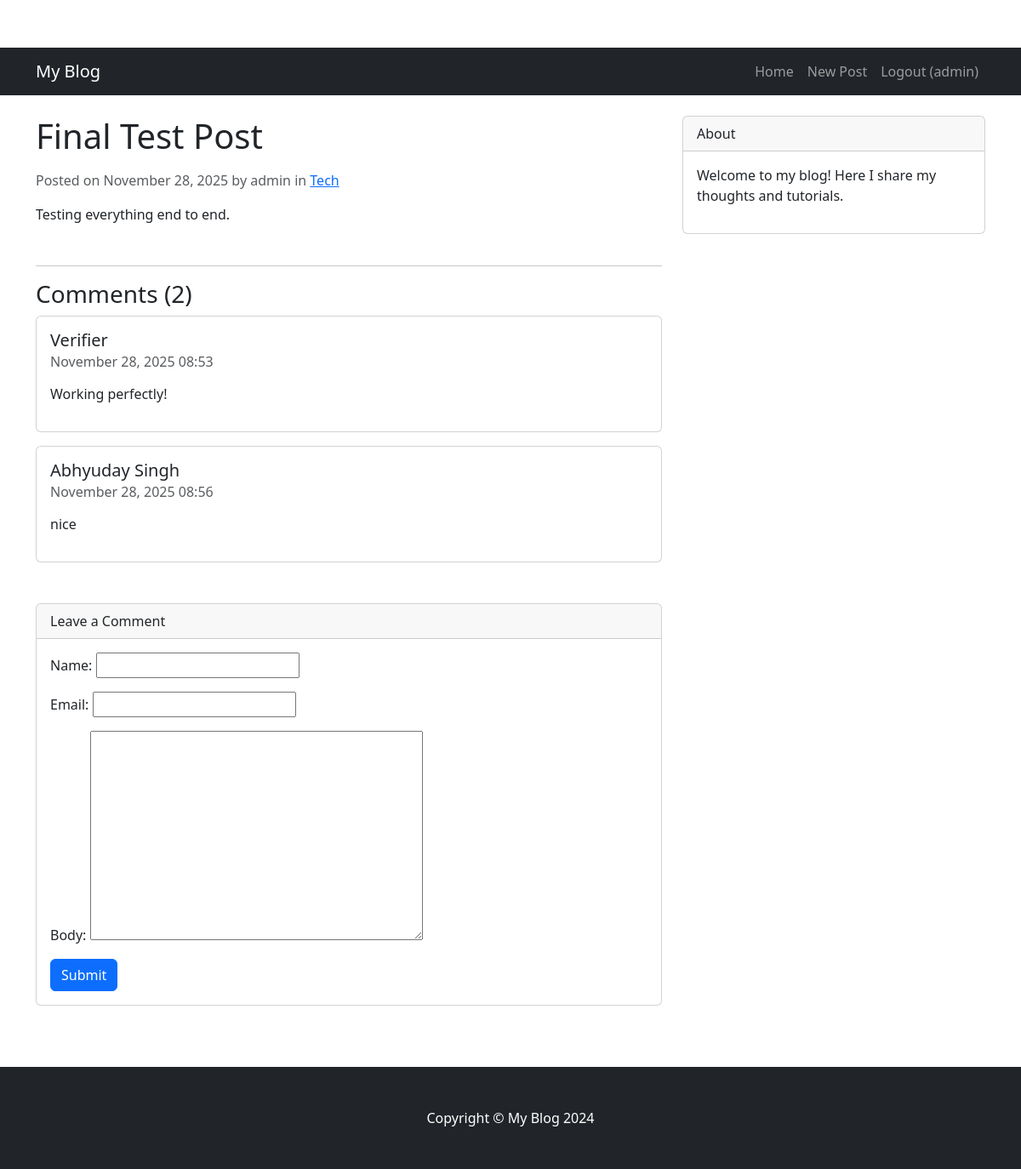
The page /final-test-post/ (signed in) on the database its author committed.
### blog/models.py (models this page shows, shortened)
class Post(models.Model):
    title = models.CharField(max_length=200)
    slug = models.SlugField(unique=True, blank=True)
    content = models.TextField()
    author = models.ForeignKey(User, on_delete=models.CASCADE)
    category = models.ForeignKey(Category, on_delete=models.SET_NULL, null=True, blank=True)
    image = models.ImageField(upload_to='posts/', blank=True, null=True)
    created_at = models.DateTimeField(auto_now_add=True)
    updated_at = models.DateTimeField(auto_now=True)

class Category(models.Model):
    name = models.CharField(max_length=100)
    slug = models.SlugField(unique=True, blank=True)
    class Meta:
        verbose_name_plural = "Categories"

class Comment(models.Model):
    post = models.ForeignKey(Post, on_delete=models.CASCADE, related_name='comments')
    name = models.CharField(max_length=80)
    email = models.EmailField()
    body = models.TextField()
    created_at = models.DateTimeField(auto_now_add=True)
    active = models.BooleanField(default=True)
    class Meta:
        ordering = ['created_at']

### blog/views.py (the view)
# urls.py: path('<slug:slug>/', views.post_detail, name='post_detail'),
def post_detail(request, slug):
    template_name = 'blog/post_detail.html'
    post = get_object_or_404(Post, slug=slug)
    comments = post.comments.filter(active=True)
    new_comment = None
    if request.method == 'POST':
        comment_form = CommentForm(data=request.POST)
        if comment_form.is_valid():
            new_comment = comment_form.save(commit=False)
            new_comment.post = post
            new_comment.save()
            return redirect('post_detail', slug=post.slug)
    else:
        comment_form = CommentForm()
    return render(request, template_name, {
        'post': post,
        'comments': comments,
        'new_comment': new_comment,
        'comment_form': comment_form
    })

### blog/forms.py
class CommentForm(forms.ModelForm):
    class Meta:
        model = Comment
        fields = ('name', 'email', 'body')

### templates/blog/post_detail.html (shortened to what this page needs)
{% extends 'base.html' %}
{% load crispy_forms_tags %}
{% block content %}
<article>
    <h1 class="mb-3">{{ post.title }}</h1>
    <div class="text-muted mb-3">
        Posted on {{ post.created_at|date:"F d, Y" }} by {{ post.author }}
        {% if post.category %}
        in <a href="{% url 'category_list' post.category.slug %}">{{ post.category.name }}</a>
        {% endif %}
    </div>
    <div class="mb-5">
        {{ post.content|linebreaks }}
    </div>
</article>
<hr>
<div class="mb-5">
    <h3>Comments ({{ comments.count }})</h3>
    {% for comment in comments %}
    <div class="card mb-3">
        <div class="card-body">
            <h5 class="card-title">{{ comment.name }}</h5>
            <h6 class="card-subtitle mb-2 text-muted">{{ comment.created_at|date:"F d, Y H:i" }}</h6>
            <p class="card-text">{{ comment.body|linebreaks }}</p>
        </div>
    </div>
    {% empty %}
    <p>No comments yet.</p>
    {% endfor %}
</div>
<div class="card mb-4">
    <div class="card-header">Leave a Comment</div>
    <div class="card-body">
        {% if new_comment %}
        <div class="alert alert-success" role="alert">
            Your comment is awaiting moderation.
        </div>
        {% else %}
        <form method="post">
            {{ comment_form.as_p }}
            <button type="submit" class="btn btn-primary">Submit</button>
        </form>
        {% endif %}
    </div>
</div>
{% endblock %}

### templates/base.html (shortened to what this page needs)
{% load static %}
<!DOCTYPE html>
<html lang="en">
<head>
    <link rel="stylesheet" href="https://cdn.jsdelivr.net/npm/bootstrap@5.3.0/dist/css/bootstrap.min.css">
    <link rel="stylesheet" href="{% static 'css/style.css' %}">
</head>
<body>
    <nav class="navbar navbar-expand-lg navbar-dark bg-dark mb-4">
        <div class="container">
            <a class="navbar-brand" href="{% url 'home' %}">My Blog</a>
            <div class="collapse navbar-collapse" id="navbarNav">
                <ul class="navbar-nav ms-auto">
                    <li class="nav-item">
                        <a class="nav-link" href="{% url 'home' %}">Home</a>
                    </li>
                    {% if user.is_authenticated %}
                    <li class="nav-item">
                        <a class="nav-link" href="{% url 'post_create' %}">New Post</a>
                    </li>
                    <li class="nav-item">
                        <form method="post" action="{% url 'logout' %}" class="d-inline">
                            <button type="submit" class="nav-link btn btn-link" style="text-decoration: none;">Logout
                                ({{ user.username }})</button>
                        </form>
                    </li>
                    {% endif %}
                </ul>
            </div>
        </div>
    </nav>
    <div class="container">
        <div class="row">
            <div class="col-md-8">
                {% block content %}
                {% endblock %}
            </div>
            <div class="col-md-4">
                <div class="card mb-4">
                    <div class="card-header">About</div>
                    <div class="card-body">
                        <p>Welcome to my blog! Here I share my thoughts and tutorials.</p>
                    </div>
                </div>
            </div>
        </div>
    </div>
    <footer class="py-5 bg-dark mt-5">
        <div class="container">
            <p class="m-0 text-center text-white">Copyright &copy; My Blog 2024</p>
        </div>
    </footer>
</body>
</html>

### static/css/style.css (style rules this page uses)
body { padding-top: 56px; }
footer { background-color: #343a40; color: white; }

### rows shown on the page
Post: title "Final Test Post", created_at "November 28, 2025", author "admin", category.name "Tech", content "Testing everything end to end."
Comment: name "Verifier", created_at "November 28, 2025 08:53", body "Working perfectly!"
Comment: name "Abhyuday Singh", created_at "November 28, 2025 08:56", body "nice"

### other values the page prints
{{ user.username }} "admin"
{{ comments.count }} "2"
